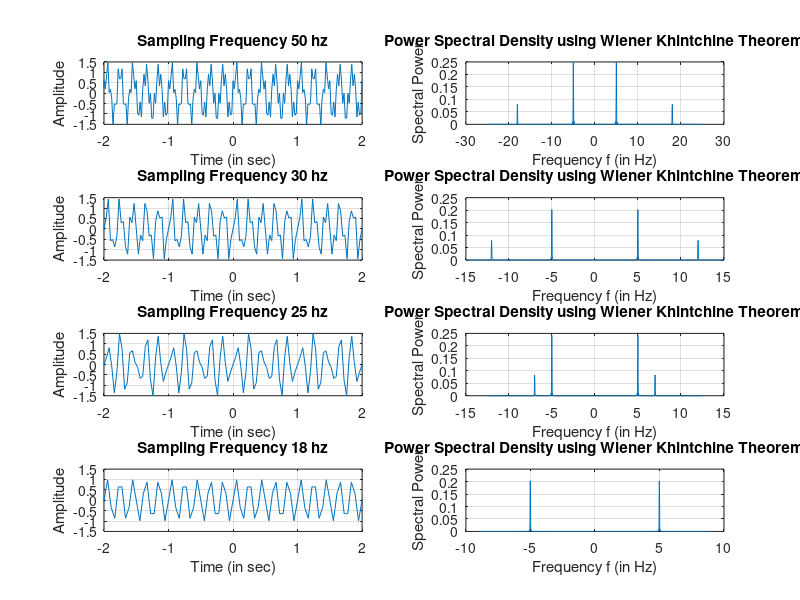

The MATLAB script that drew this image:
clc;
clear all;
close all;

%% Effect of Sampling frequecny on Power Spectral Density when it is less than Nyquist Smapling frequency
%
% When sampling frequency (Fs) becomes less than the Nyquist smapling
% frequency (Fs < 2*Fmax), the higher frequency component will disappear
% and newer/artificial frequency components will appear in the
% power spectral density plot  due to aliasing effect.

% Aliasing effect states that, there is a relationship between sampling frequency
% (Fs), maximum signal frequency (Fmax) and the new/artificial frequency component
% that appeared in the power spectral density (F), i.e., F = Fs - Fmax
% For example: if Fs = 25 and Fmax = 18, then F = Fs -Fmax = 25 - 18 = 7.

% So, to obtain sharp PSD curve, we have to increase number of samples or
% decrease sampling frequecy in time domain but it should not be less than
%  Nyquist sampling frequency.

f1 = 5;
f2 = 18;
N  = 500; % Number of Samples
Fs = 50;
t = ((-N/2):(N/2)-1)/Fs;
y = 1*sin(2*pi*f1*t) + 0.6*cos(2*pi*f2*t); % sine wave
figure('Name','Sinosoidal wave with different sampling frequencies');
subplot(4,2,1);
plot(t,y);
title('Sampling Frequency 50 hz'), xlim([-2 2]), ylim([-1.5 1.5]), xlabel('Time (in sec)'), ylabel('Amplitude')
grid on;

%% Calculating power spectral density using Wiener Khintchine Theorem
[r1,lags1] = xcorr(y,'biased');
Rxxdft1 = abs(fftshift(fft(r1)))/N; % divind by N to normalize
freq1 = -Fs/2:Fs/length(r1):Fs/2-(Fs/length(r1)); % normalized x axis
subplot(4,2,2);
plot(freq1, Rxxdft1);
title({'Power Spectral Density using Wiener Khintchine Theorem'}), xlabel('Frequency f (in Hz)'),ylabel('Spectral Power')
grid on;


%% Changing the sampling frequency to 30
% Artificial frequency will appear at [ samplingFrequency - maximumFrequencyOfFunction] => 30 -18 => 12

Fs = 30; % Sampling Frequency in Hz % Sampling Time(Ts) = 1/Fs = 1/250 = 0.004 sec
t = ((-N/2):(N/2)-1)/Fs; % Time axis from -2 sec to 2 sec or, t = (-500:499)/250 = (-500:1:499)/250 = -2:0.004:1.996
y = 1*sin(2*pi*f1*t) + 0.6*sin(2*pi*f2*t); % sine wave
subplot(4,2,3);
plot(t,y);
title('Sampling Frequency 30 hz'), xlim([-2 2]), ylim([-1.5 1.5]), xlabel('Time (in sec)'), ylabel('Amplitude')
grid on;
[r1,lags1] = xcorr(y,'biased');
Rxxdft1 = abs(fftshift(fft(r1)))/N;
freq1 = -Fs/2:Fs/length(r1):Fs/2-(Fs/length(r1));
subplot(4,2,4);
plot(freq1, Rxxdft1);
title({'Power Spectral Density using Wiener Khintchine Theorem'}), xlabel('Frequency f (in Hz)'),ylabel('Spectral Power')
grid on;

%% Changing the sampling frequency to 25
% Artificial frequency will appear at [ samplingFrequency - maximumFrequencyOfFunction] => 25 -18 => 7
Fs = 25; % Sampling Frequency in Hz % Sampling Time(Ts) = 1/Fs = 1/250 = 0.004 sec
t = ((-N/2):(N/2)-1)/Fs; % Time axis from -2 sec to 2 sec or, t = (-500:499)/250 = (-500:1:499)/250 = -2:0.004:1.996
y = 1*sin(2*pi*f1*t) + 0.6*sin(2*pi*f2*t); % sine wave
subplot(4,2,5);
plot(t,y);
title('Sampling Frequency 25 hz'), xlim([-2 2]), ylim([-1.5 1.5]), xlabel('Time (in sec)'), ylabel('Amplitude')
grid on;
[r1,lags1] = xcorr(y,'biased');
Rxxdft1 = abs(fftshift(fft(r1)))/N;
freq1 = -Fs/2:Fs/length(r1):Fs/2-(Fs/length(r1));
subplot(4,2,6);
plot(freq1, Rxxdft1);
title({'Power Spectral Density using Wiener Khintchine Theorem'}), xlabel('Frequency f (in Hz)'),ylabel('Spectral Power')
grid on;


%% Changing the sampling frequency to 18
% Artificial frequency will appear at [samplingFrequency - maximumFrequencyOfFunction] => 18 -18 => 0
% Only the 5 hz frequency component will appear the 18 Hz component will
% disappear
Fs = 18; % Sampling Frequency in Hz % Sampling Time(Ts) = 1/Fs = 1/250 = 0.004 sec
t = ((-N/2):(N/2)-1)/Fs; % Time axis from -2 sec to 2 sec or, t = (-500:499)/250 = (-500:1:499)/250 = -2:0.004:1.996
y = 1*sin(2*pi*f1*t) + 0.6*sin(2*pi*f2*t); % sine wave
subplot(4,2,7);
plot(t,y);
title('Sampling Frequency 18 hz'), xlim([-2 2]), ylim([-1.5 1.5]), xlabel('Time (in sec)'), ylabel('Amplitude')
grid on;
[r1,lags1] = xcorr(y,'biased');
Rxxdft1 = abs(fftshift(fft(r1)))/N;
freq1 = -Fs/2:Fs/length(r1):Fs/2-(Fs/length(r1));
subplot(4,2,8);
plot(freq1, Rxxdft1);
title({'Power Spectral Density using Wiener Khintchine Theorem'}), xlabel('Frequency f (in Hz)'),ylabel('Spectral Power')
grid on;










